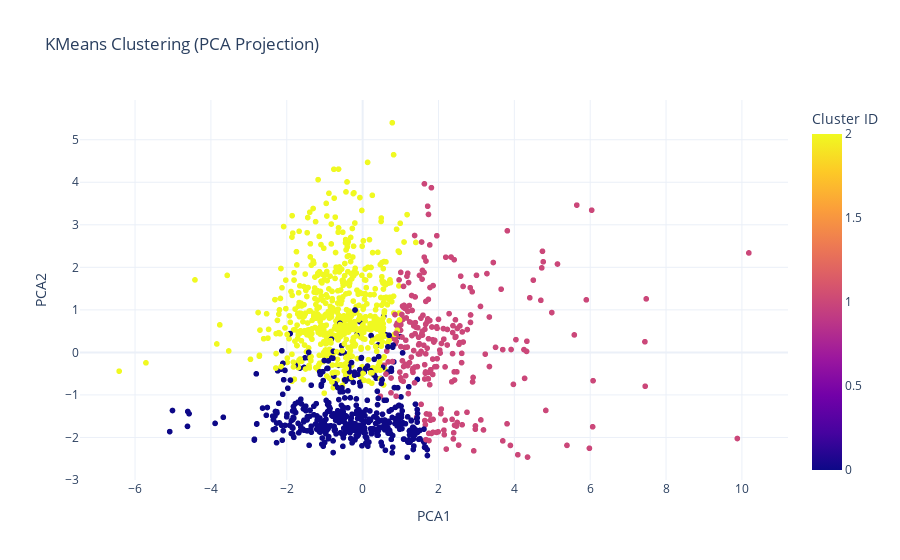

Notebook code cell kept with this figure:
### Code cell
# PCA Visualization of Clusters
from sklearn.preprocessing import StandardScaler
from sklearn.decomposition import PCA
import plotly.express as px

# Scale numeric data
numeric_features = df.select_dtypes(include=['int64', 'float64']).columns
scaler = StandardScaler()
X_scaled = scaler.fit_transform(df[numeric_features])

# Apply PCA
pca = PCA(n_components=2)
X_pca = pca.fit_transform(X_scaled)

#  Store PCA components in dataframe
df['PCA1'] = X_pca[:, 0]
df['PCA2'] = X_pca[:, 1]

#  Visualize clusters
fig = px.scatter(df, x='PCA1', y='PCA2', color='Cluster',
                 title='KMeans Clustering (PCA Projection)',
                 labels={'Cluster': 'Cluster ID'})
fig.update_layout(template='plotly_white')
fig.show()

### Figure 1 — Plotly figure (JSON) as saved in the notebook; plotly's stock layout.template omitted (floating-point values rounded to 4 significant figures; data arrays with more than 128 entries replaced by an {"elided": "..."} marker saying what was removed)
{"data": [{"hovertemplate": "PCA1=%{x}<br>PCA2=%{y}<br>Cluster ID=%{marker.color}<extra></extra>", "legendgroup": "", "marker": {"color": {"elided": "1319 int values"}, "coloraxis": "coloraxis", "symbol": "circle"}, "mode": "markers", "name": "", "showlegend": false, "type": "scattergl", "x": {"elided": "1319 float values"}, "xaxis": "x", "y": {"elided": "1319 float values"}, "yaxis": "y"}], "layout": {"coloraxis": {"colorbar": {"title": {"text": "Cluster ID"}}, "colorscale": [[0, "#0d0887"], [0.1111, "#46039f"], [0.2222, "#7201a8"], [0.3333, "#9c179e"], [0.4444, "#bd3786"], [0.5556, "#d8576b"], [0.6667, "#ed7953"], [0.7778, "#fb9f3a"], [0.8889, "#fdca26"], [1, "#f0f921"]]}, "legend": {"tracegroupgap": 0}, "title": {"text": "KMeans Clustering (PCA Projection)"}, "xaxis": {"anchor": "y", "domain": [0, 1], "title": {"text": "PCA1"}}, "yaxis": {"anchor": "x", "domain": [0, 1], "title": {"text": "PCA2"}}}}
